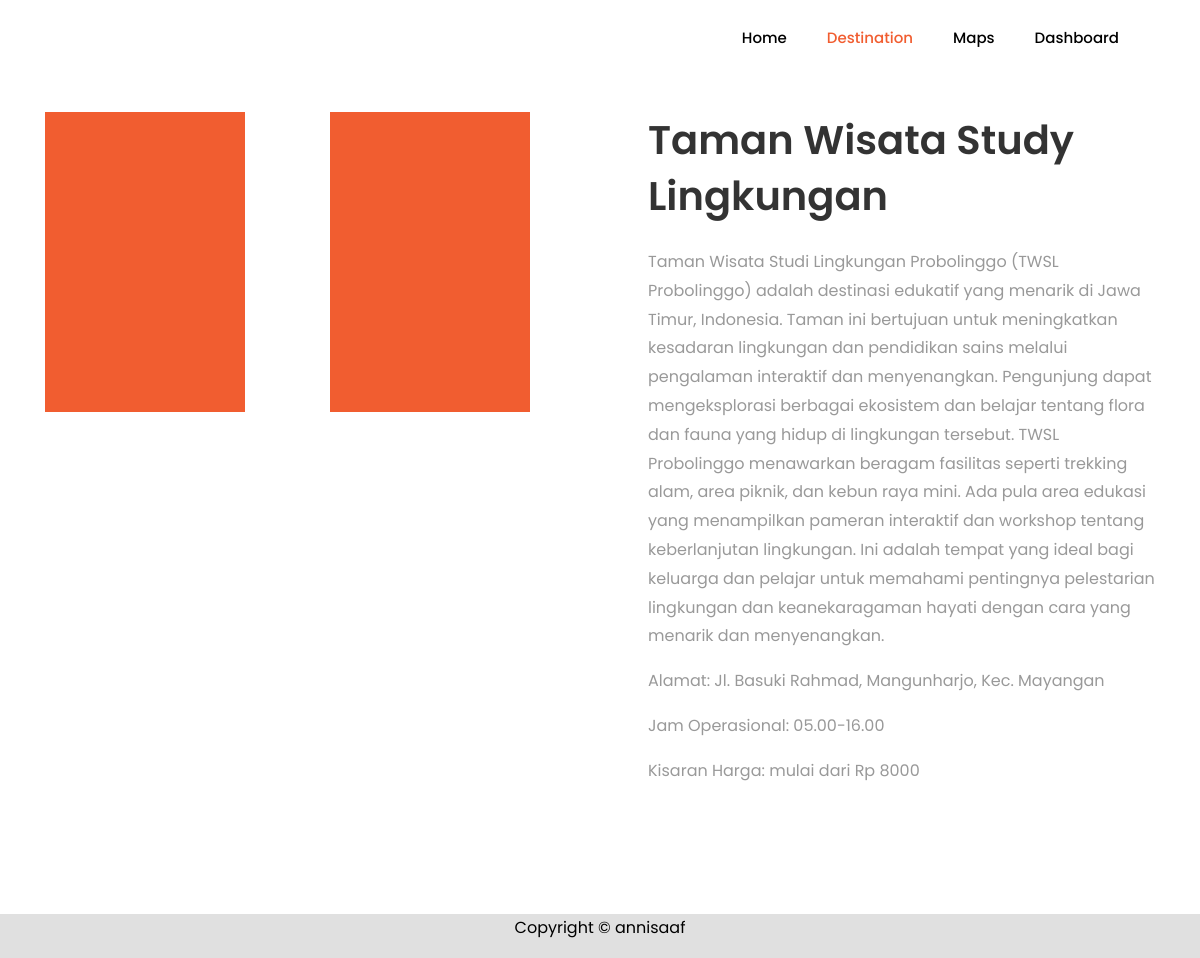
/tugas_akhir/konten/LK00008.php, run on the app's committed database.
### tables this page shows
CREATE TABLE `tb_konten` (
  `id_konten` varchar(255) NOT NULL,
  `id` varchar(255) NOT NULL,
  `deskripsi` longtext NOT NULL,
  `gambar_1` varchar(255) NOT NULL,
  `gambar_2` varchar(255) NOT NULL,
  `gambar_3` varchar(255) NOT NULL,
  `gambar_4` varchar(255) NOT NULL
);

CREATE TABLE `tb_lokasi` (
  `id` varchar(11) NOT NULL,
  `nama` varchar(255) NOT NULL,
  `gambar` varchar(255) NOT NULL,
  `kategori` varchar(255) NOT NULL,
  `lokasi` varchar(999) NOT NULL,
  `rate` varchar(100) NOT NULL,
  `kisaran_harga` varchar(100) NOT NULL,
  `jam_buka` varchar(255) NOT NULL,
  `latitude` varchar(255) NOT NULL,
  `longitude` varchar(255) NOT NULL,
  `redirect_link` varchar(255) NOT NULL
);

### tugas_akhir/konten/LK00008.php (the view, shortened to what this page needs)
<!DOCTYPE html>
<html lang="en">
<head>
	<link rel="stylesheet" href="https://stackpath.bootstrapcdn.com/font-awesome/4.7.0/css/font-awesome.min.css">
	<link rel="stylesheet" href="../css/animate.css">
	<link rel="stylesheet" href="../css/owl.carousel.min.css">
	<link rel="stylesheet" href="../css/owl.theme.default.min.css">
	<link rel="stylesheet" href="../css/magnific-popup.css">
	<link rel="stylesheet" href="../css/bootstrap-datepicker.css">
	<link rel="stylesheet" href="../css/jquery.timepicker.css">
	<link rel="stylesheet" href="../css/flaticon.css">
	<link rel="stylesheet" href="../css/style.css">
</head>
<body>
	<nav class="navbar navbar-expand-lg navbar-dark ftco_navbar bg-dark ftco-navbar-light" id="ftco-navbar">
		<div class="container">
			<div class="collapse navbar-collapse" id="ftco-nav">
				<ul class="navbar-nav ml-auto">
					<li class="nav-item"><a href="/tugas_akhir/index.php" class="nav-link" style="color:black;">Home</a></li>
					<li class="nav-item active"><a href="/tugas_akhir/destination.php" class="nav-link">Destination</a></li>
					<li class="nav-item"><a href="/tugas_akhir/mappings.php" class="nav-link" style="color:black;">Maps</a></li>
					<li class="nav-item"><a href="/tugas_akhir/dashboard-t/aplikasi/admin/dashboard.php" class="nav-link" style="color:black;">Dashboard</a></li>
				</ul>
			</div>
		</div>
	</nav>
    <?php
	include "../koneksi.php";
		$query =  mysqli_query($koneksi, 'SELECT * FROM tb_konten b INNER JOIN tb_lokasi j ON b.id = j.id WHERE b.id = "LK00008"');
		while ($d = mysqli_fetch_assoc($query)) {
	?>
		<section class="ftco-section services-section">
			<div class="container">
				<div class="row d-flex">
					<div class="col-md-6 order-md-last heading-section pl-md-5 ftco-animate d-flex align-items-center">
						<div class="w-100">
							<h2 class="mb-4"><?php echo $d['nama']?></h2>
							<p><?php echo $d['deskripsi']?></p>
							<p>Alamat: <?php echo $d['lokasi']?></p2>
                            <p>Jam Operasional: <?php echo $d['jam_buka']?></p2>
                            <p>Kisaran Harga: mulai dari Rp <?php echo $d['kisaran_harga']?></p2>
						</div>
					</div>
					<div class="col-md-6">
						<div class="row">
							<div class="col-md-12 col-lg-6">
								<div class="services services-1" style="background-image: url(../konten/images/<?php echo $d['gambar_1']; ?>); width:200px;height:300px;"></div>
							</div>
							<div class="col-md-12 col-lg-6">
								<div class="services services-1" style="background-image: url(../konten/images/<?php echo $d['gambar_2']; ?>); width:200px;height:300px;"></div>
							</div>
							<?php } ?>
						</div>
					</div>
				</div>
			</div>
		</section>
<footer class="" style="background-color: #E0E0E0;">
	<div class="row">
		<div class="col-md-12 text-center" style="color:black">
			<p>Copyright &copy; annisaaf</a></p>
		</div>
	</div>
</footer>
</body>
</html>

### data on the page
tb_konten: id.nama "Taman Wisata Study Lingkungan", deskripsi "Taman Wisata Studi Lingkungan Probolinggo (TWSL Probolinggo) adalah destinasi edukatif yang menarik di Jawa Timur, Indonesia. Taman ini bertujuan untuk meningkatkan kesadaran lingkungan dan pendidikan sains melalui pengalaman interaktif dan menyenangkan. Pengunjung dapat mengeksplorasi berbagai ekosistem dan belajar tentang flora dan fauna yang hidup di lingkungan tersebut. TWSL Probolinggo menawarkan beragam fasilitas seperti trekking alam, area piknik, dan kebun raya mini. Ada pula area edukasi yang menampilkan pameran interaktif dan workshop tentang keberlanjutan lingkungan. Ini adalah tempat yang ideal bagi keluarga dan pelajar untuk memahami pentingnya pelestarian lingkungan dan…", id.lokasi "Jl. Basuki Rahmad, Mangunharjo, Kec. Mayangan", id.jam_buka "05.00-16.00", id.kisaran_harga "8000"
